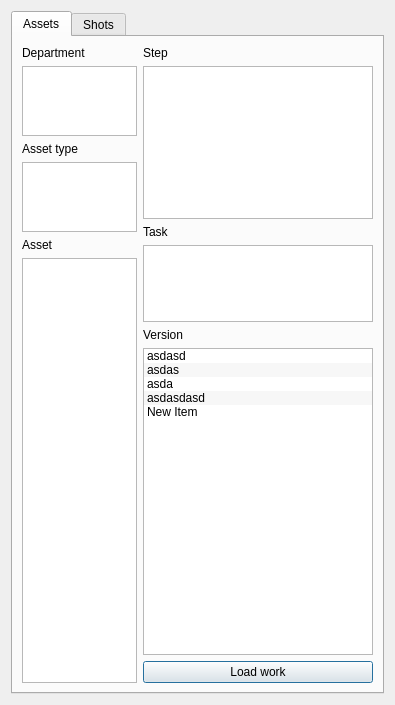
<?xml version="1.0" encoding="UTF-8"?>
<ui version="4.0">
 <class>HiveBro</class>
 <widget class="QDialog" name="HiveBro">
  <property name="geometry">
   <rect>
    <x>0</x>
    <y>0</y>
    <width>395</width>
    <height>705</height>
   </rect>
  </property>
  <property name="windowTitle">
   <string>HiveBro</string>
  </property>
  <layout class="QGridLayout" name="gridLayout_2">
   <item row="0" column="0">
    <widget class="QTabWidget" name="main_tabs">
     <property name="currentIndex">
      <number>0</number>
     </property>
     <widget class="QWidget" name="assets_tab">
      <attribute name="title">
       <string>Assets</string>
      </attribute>
      <layout class="QGridLayout" name="gridLayout_3">
       <item row="0" column="0">
        <layout class="QHBoxLayout" name="horizontalLayout_2" stretch="1,2">
         <item>
          <layout class="QVBoxLayout" name="verticalLayout_3" stretch="0,1,0,1,0,10">
           <item>
            <widget class="QLabel" name="label_5">
             <property name="text">
              <string>Department</string>
             </property>
            </widget>
           </item>
           <item>
            <widget class="QListWidget" name="dept"/>
           </item>
           <item>
            <widget class="QLabel" name="label_6">
             <property name="text">
              <string>Asset type</string>
             </property>
            </widget>
           </item>
           <item>
            <widget class="HListWidget" name="asset_type"/>
           </item>
           <item>
            <widget class="QLabel" name="label_7">
             <property name="text">
              <string>Asset</string>
             </property>
            </widget>
           </item>
           <item>
            <widget class="HListWidget" name="asset"/>
           </item>
          </layout>
         </item>
         <item>
          <layout class="QVBoxLayout" name="verticalLayout_4" stretch="0,2,0,1,0,4,0">
           <item>
            <widget class="QLabel" name="label_9">
             <property name="text">
              <string>Step</string>
             </property>
            </widget>
           </item>
           <item>
            <widget class="HListWidget" name="asset_step"/>
           </item>
           <item>
            <widget class="QLabel" name="label_10">
             <property name="text">
              <string>Task</string>
             </property>
            </widget>
           </item>
           <item>
            <widget class="HListWidget" name="asset_task"/>
           </item>
           <item>
            <widget class="QLabel" name="label_8">
             <property name="text">
              <string>Version</string>
             </property>
            </widget>
           </item>
           <item>
            <widget class="HListWidget" name="asset_version">
             <property name="alternatingRowColors">
              <bool>true</bool>
             </property>
             <property name="spacing">
              <number>3</number>
             </property>
             <item>
              <property name="text">
               <string>asdasd</string>
              </property>
             </item>
             <item>
              <property name="text">
               <string>asdas</string>
              </property>
             </item>
             <item>
              <property name="text">
               <string>asda</string>
              </property>
             </item>
             <item>
              <property name="text">
               <string>asdasdasd</string>
              </property>
             </item>
             <item>
              <property name="text">
               <string>New Item</string>
              </property>
             </item>
            </widget>
           </item>
           <item>
            <widget class="QPushButton" name="asset_load">
             <property name="text">
              <string>Load work</string>
             </property>
            </widget>
           </item>
          </layout>
         </item>
        </layout>
       </item>
      </layout>
     </widget>
     <widget class="QWidget" name="tab">
      <attribute name="title">
       <string>Shots</string>
      </attribute>
      <layout class="QGridLayout" name="gridLayout">
       <item row="0" column="0">
        <layout class="QHBoxLayout" name="horizontalLayout" stretch="1,2">
         <item>
          <layout class="QVBoxLayout" name="verticalLayout">
           <item>
            <widget class="QLabel" name="label">
             <property name="text">
              <string>Shot</string>
             </property>
            </widget>
           </item>
           <item>
            <widget class="HListWidget" name="shots"/>
           </item>
           <item>
            <widget class="QLabel" name="label_3">
             <property name="text">
              <string>Step</string>
             </property>
            </widget>
           </item>
           <item>
            <widget class="HListWidget" name="shot_step"/>
           </item>
           <item>
            <widget class="QLabel" name="label_2">
             <property name="text">
              <string>Task</string>
             </property>
            </widget>
           </item>
           <item>
            <widget class="HListWidget" name="shot_task"/>
           </item>
          </layout>
         </item>
         <item>
          <layout class="QVBoxLayout" name="verticalLayout_2">
           <item>
            <widget class="QLabel" name="label_4">
             <property name="text">
              <string>Version</string>
             </property>
            </widget>
           </item>
           <item>
            <widget class="HListWidget" name="shot_version">
             <property name="alternatingRowColors">
              <bool>true</bool>
             </property>
             <property name="spacing">
              <number>3</number>
             </property>
            </widget>
           </item>
           <item>
            <layout class="QHBoxLayout" name="horizontalLayout_4">
             <item>
              <widget class="QLabel" name="save_comment_label">
               <property name="maximumSize">
                <size>
                 <width>1000</width>
                 <height>80</height>
                </size>
               </property>
               <property name="text">
                <string>Comment</string>
               </property>
              </widget>
             </item>
             <item>
              <widget class="QLineEdit" name="save_comment"/>
             </item>
            </layout>
           </item>
           <item>
            <layout class="QHBoxLayout" name="horizontalLayout_3">
             <item>
              <widget class="QPushButton" name="shot_load">
               <property name="text">
                <string>Load</string>
               </property>
              </widget>
             </item>
             <item>
              <widget class="QPushButton" name="shot_save">
               <property name="text">
                <string>Save</string>
               </property>
              </widget>
             </item>
            </layout>
           </item>
          </layout>
         </item>
        </layout>
       </item>
      </layout>
     </widget>
    </widget>
   </item>
  </layout>
 </widget>
 <customwidgets>
  <customwidget>
   <class>HListWidget</class>
   <extends>QListWidget</extends>
   <header location="global">hlistwidget.h</header>
   <slots>
    <slot>blah()</slot>
    <slot>redraw()</slot>
   </slots>
  </customwidget>
 </customwidgets>
 <resources/>
 <connections/>
</ui>
